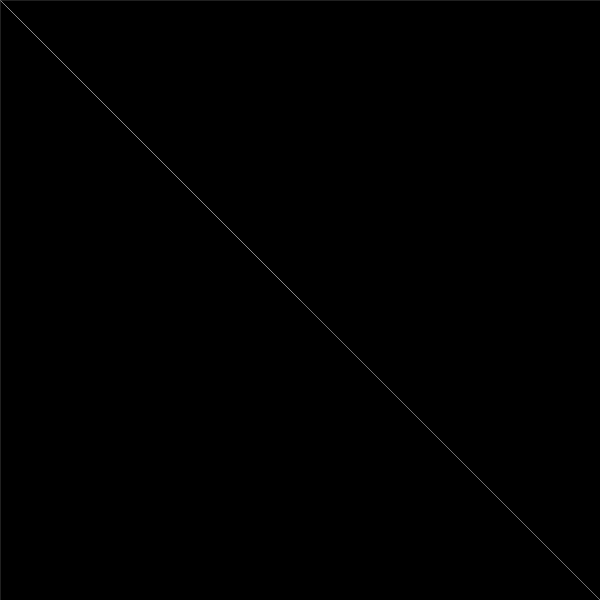
Frame 1 (no input)
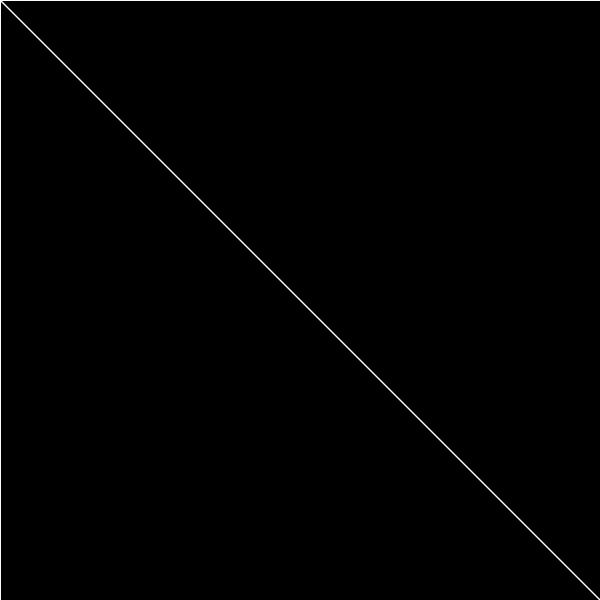
Frame 60 (the mouse pressed at the canvas centre just before this capture)
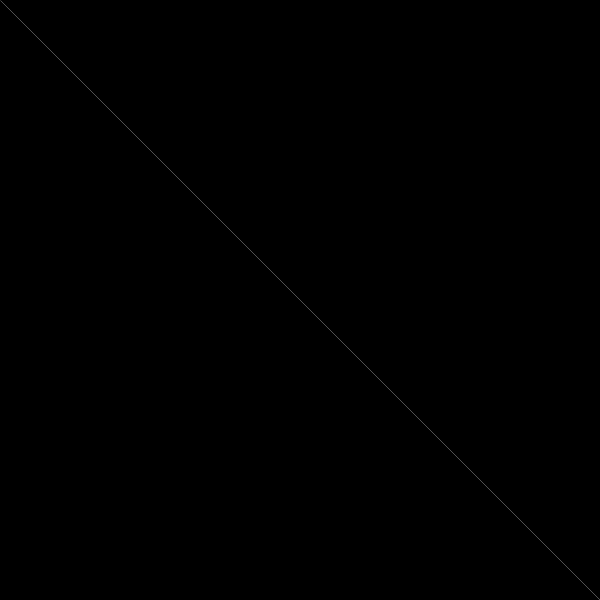
Frame 120 (the mouse held since frame 60 and released just before this capture)

The Processing sketch that drew these frames (run headless with seeded random() and noise(); from frame 60 on, the mouse is pressed at the canvas centre):

// Processing sketch: processing_45384
// ── processing_45384.pde

//float t=random(frameCount); 
float r=random(0,255);
int L=600,l=L/600,x,y,D ;
int val = 0;
//PVector v1 = new PVector(50, 80, 100);
//PVector v2 = new PVector(40, 50, 300);
//float d= v1.dist(v2);

void setup () {
  background (0);
  noCursor();
  size (600, 600);
  // fill(r, r, r, 2);
  strokeWeight(0.01);
  smooth();
  frameRate(10);
  stroke (255);
}

float Vel;
float Vel2;

void draw() {
  //float elcolores=Vel;
  Vel=abs(mouseX-pmouseX);
  Vel2=abs(mouseY-pmouseY);

  color elcolores = color(random (0,10), random(0,200), random(0,255),2);
  // color elcolores = color(random(0,255), random(0,255), random(0,255), 60);
  fill(elcolores);
  strokeWeight(0.1+Vel/1000);
 quad(600, 0, Vel, Vel2, 600, 600, mouseX, mouseY);
  quad(width/2, height/2, Vel, Vel2, mouseX, mouseY, width/2,height/2);
  quad(
  width/2,//x1 el punto de inicio en el centro
  height/2,//y1
  mouseX*Vel,//x2
  mouseY*Vel2,//y2
  mouseX+600,//x3
  mouseY+600,//y3
  width/2,//x4
  height/2);//y4
  //  delay (50);
  //  quad(200+mouseX*t, 200+mouseY, mouseX, 20+mouseY, 69+mouseX, 63+mouseY, 30+mouseX, 76+mouseY);
  //line(mouseX, mouseY, r, r*4);
 quad(0, 600, Vel, Vel2, 600, 600, mouseX, mouseY);
  if (mousePressed) {
    if (mouseButton == LEFT) {
      background(255);
      stroke(0);
      line(width/2, height/2, mouseX, mouseY);
    } 
    else {
      stroke(255);
      background(0);
    }
    line(Vel*mouseX, Vel2*mouseY, width, height);
    quad(mouseX*Vel, mouseY*Vel2, width/2, height/2, 600, 600, width/PI ,height/PI);
}}
